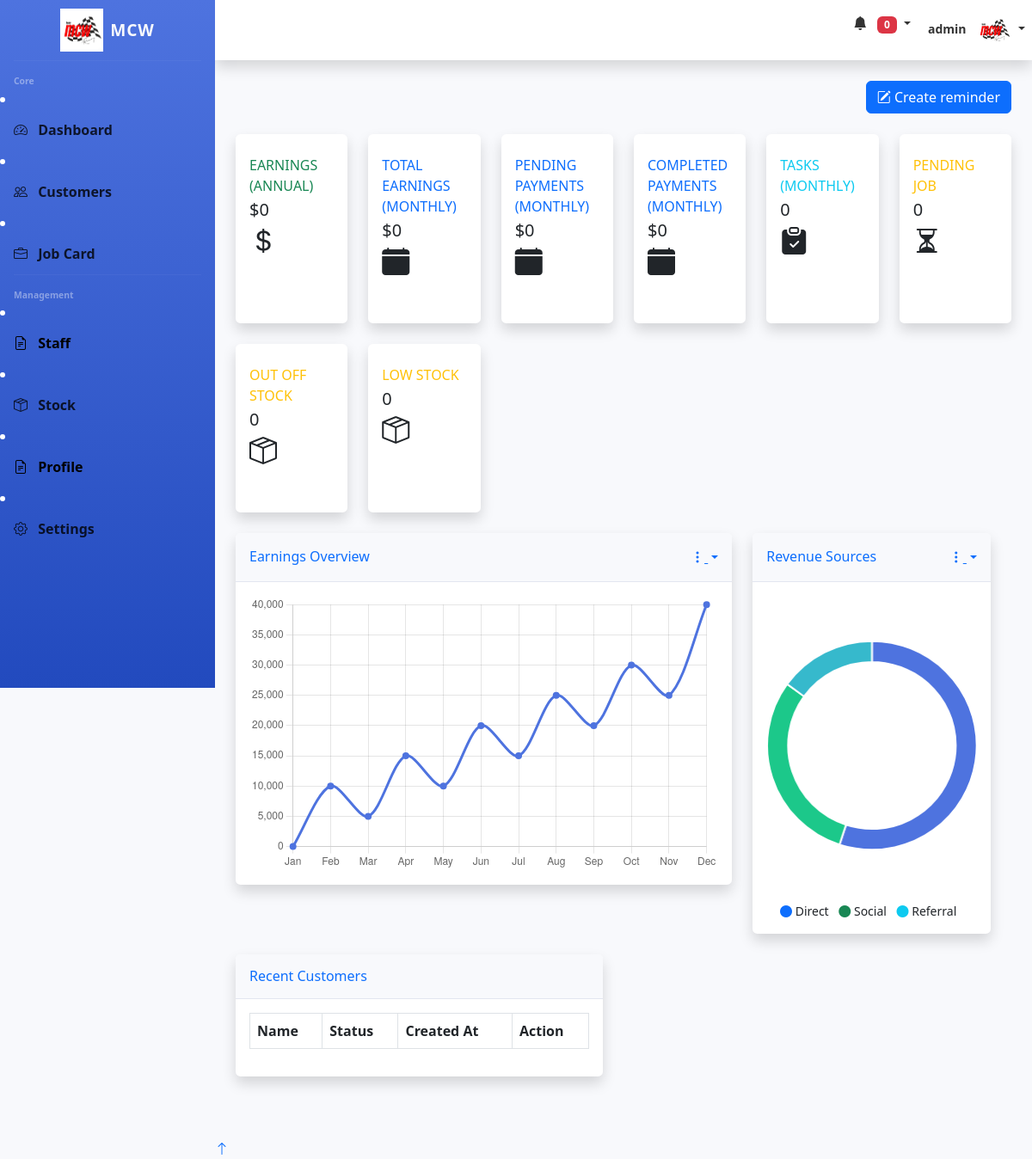
The app's page /OwnerHome (signed in), older data.
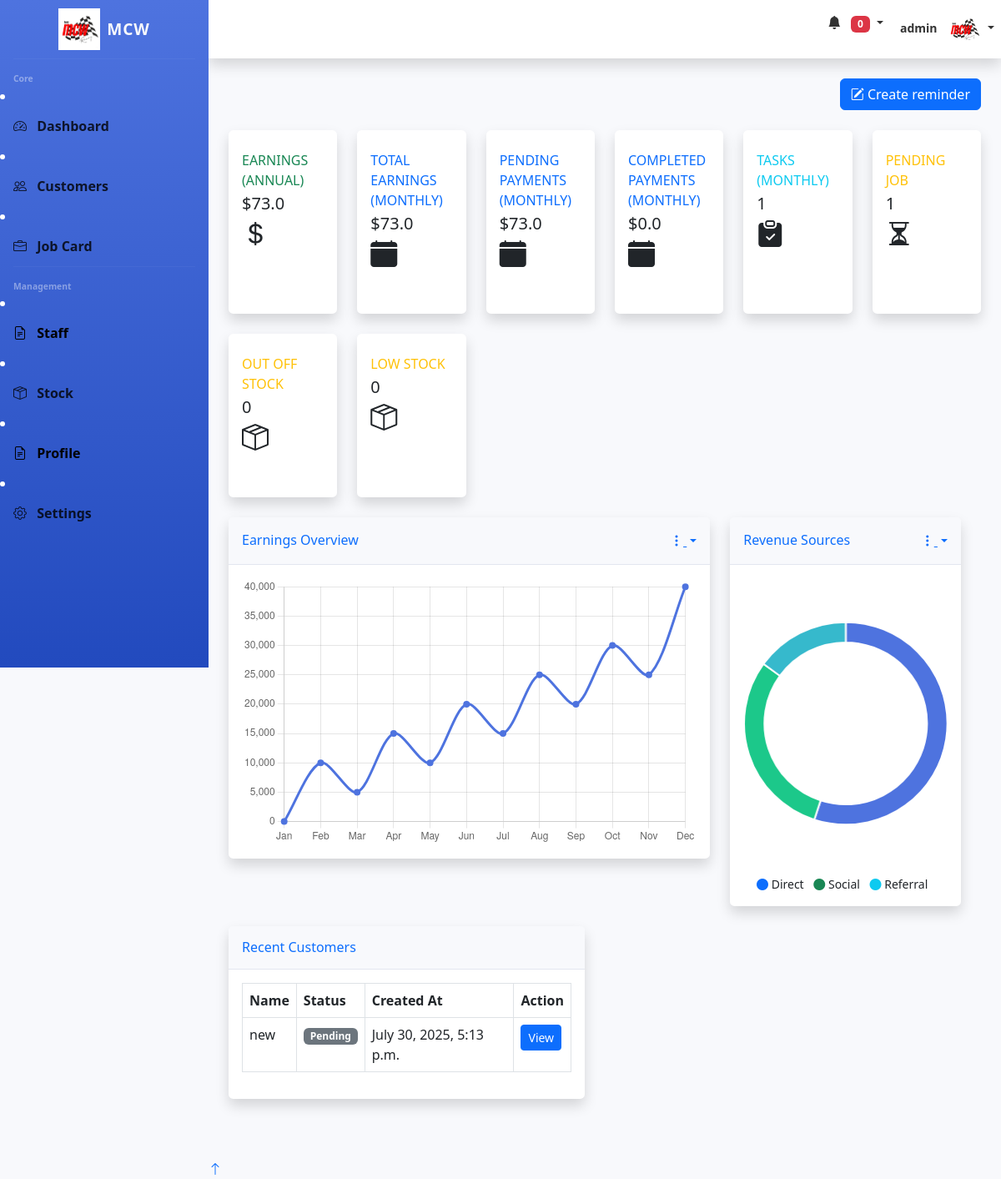
The same page, newer data.
### Supervisor/models.py (models this page shows, shortened)
class JobCardDB(models.Model):
    JOB_TYPE_CHOICES = [
        ('Service', 'Service'),
        ('Repair', 'Repair'),
        ('Inspection', 'Inspection'),
        ('Custom', 'Custom Work'),
    ]
    STATUS_CHOICES = [
        ('Pending', 'Pending'),
        ('In Progress', 'In Progress'),
        ('Completed', 'Completed'),
        ('On Hold', 'On Hold'),
    ]
    PAYMENT_CHOICES = [
        ('Pending', 'Pending'),
        ('Completed', 'Completed'),
        ('On Hold', 'On Hold'),
    ]
    PaymentMethod_CHOICES = [
        ('UPI', 'UPI'),
        ('Cash', 'Cash'),
        ('Credit/Debit Card', 'Credit/Debit Card'),
        ('Bank Transfe', 'Bank Transfe'),
    ]
    id = models.AutoField(primary_key=True)
    customer = models.ForeignKey(CustomerDB, on_delete=models.CASCADE, blank=True, null=True)
    vehicle = models.ForeignKey(VehicleDB, on_delete=models.CASCADE, blank=True, null=True)
    job_type = models.CharField(max_length=20, choices=JOB_TYPE_CHOICES, blank=True, null=True)
    received_date = models.DateField( blank=True, null=True)
    delivery_date = models.DateField( blank=True, null=True)
    assigned_staff = models.ForeignKey(UsesDB, on_delete=models.CASCADE)
    work_description = models.TextField(blank=True, null=True)
    status = models.CharField(max_length=20, choices=STATUS_CHOICES, default='Pending', blank=True, null=True)
    labor_hours = models.DecimalField(max_digits=5, decimal_places=2, default=1, blank=True, null=True)
    hourly_rate = models.DecimalField(max_digits=10, decimal_places=2, default=50.00, blank=True, null=True)
    discount = models.DecimalField(max_digits=5, decimal_places=2, default=0.00, blank=True, null=True)
    TotalPayent = models.DecimalField(max_digits=10, decimal_places=2, default=00.00, blank=True, null=True)
    paydPayent = models.DecimalField(max_digits=10, decimal_places=2, default=00.00, blank=True, null=True)
    created_at = models.DateTimeField(auto_now_add=True)
    editeed_details = models.TextField(blank=True, null=True)
    paymentStatus= models.CharField(max_length=20, choices=PAYMENT_CHOICES, default='Pending', blank=True, null=True)
    PaymentMethod=models.CharField(max_length=20, choices=PaymentMethod_CHOICES, default='UPI', blank=True, null=True)
    PaymentNotes= models.TextField(blank=True, null=True)
    Paymentdonebynote= models.TextField(blank=True, null=True)

class CustomerDB(models.Model):
    createdby = models.ForeignKey(UsesDB, on_delete=models.CASCADE, blank=True, null=True)
    id = models.AutoField(primary_key=True)
    name = models.CharField(max_length=100, blank=True, null=True)
    phone = models.CharField(max_length=20, blank=True, null=True)
    email = models.EmailField(blank=True, null=True)
    address = models.TextField(blank=True, null=True)
    created_at = models.DateTimeField(auto_now_add=True)
    customernotes = models.TextField(blank=True,  null=True)

### Owner/views.py (the view)
# urls.py: path('OwnerHome', views.Owner_home, name='OwnerHome'),
def Owner_home(request):
    user_id=request.session['user_id']
    user_name=request.session['user_name']
    position=request.session['user_position']
    current_month = timezone.now().month
    current_year = timezone.now().year
    jobs = JobCardDB.objects.filter(
        created_at__month=current_month,
        created_at__year=current_year
    ).order_by('-created_at')
    jobsYear = JobCardDB.objects.filter(
        created_at__year=current_year
    ).order_by('-created_at')
    Total_Earnings=0
    Pending_Payments=0
    Completed_Payments=0
    Tasks =len(jobs)
    Pending_jon=0
    for i in jobs:
        Total_Earnings+=float(i.TotalPayent)
        Completed_Payments+=float(i.paydPayent)
        Pending_Payments+=float(i.TotalPayent)-float(i.paydPayent)
        if i.status=="Pending":
            Pending_jon+=1
    Earnings_Annual=0
    for i in jobsYear:
        Earnings_Annual+=float(i.TotalPayent)
    outoffstock=len(StockDB.objects.filter(Status="Out of Stock"))
    lowstock=len(StockDB.objects.filter(Status="Low Stock"))
    start_date = timezone.now() - timedelta(days=1)
    last_customers = JobCardDB.objects.annotate(
        last_job_date=Max('created_at')
    ).order_by('-created_at')[:5]  # Latest 8
    users=UsesDB.objects.all()
    userobj=UsesDB.objects.get(id=user_id)
    remindersobj=remindersDB.objects.filter(assignedto=userobj)
    reminders=[]
    today = date.today()  # Returns datetime.date(2025, 7, 29)
    formatted_date = today.strftime("%Y-%m-%d")  # "2025-07-29"
    for i in remindersobj:
        if i.remindDate !=None:
            if str(i.remindDate)==str(formatted_date):
                reminders.append(i)
    reminderslen=len(reminders)
    print(reminders)
    data={"user":user_name,"Total_Earnings":Total_Earnings,"Pending_Payments":Pending_Payments,"Completed_Payments":Completed_Payments,
          "Tasks":Tasks,"Earnings_Annual":Earnings_Annual,"Pending_jon":Pending_jon,"outoffstock":outoffstock,"lowstock":lowstock,
          "last_customers":last_customers,"users":users,"reminderslen":reminderslen,"reminders":reminders}
    return render(request,"OwnerHome.html",data)

### Owner/templates/OwnerHome.html (shortened to what the changed rows need)
{% load static %}
<!DOCTYPE html>
<html lang="en">
<head>
    <link href="https://cdn.jsdelivr.net/npm/bootstrap@5.3.0/dist/css/bootstrap.min.css" rel="stylesheet">
    <link rel="stylesheet" href="https://cdn.jsdelivr.net/npm/bootstrap-icons@1.10.0/font/bootstrap-icons.css">
</head>
<body id="page-top">
    <div id="content">
        <div class="container-fluid p-4">
            <div class="row">
                <div class="col-xl-2 col-md-6 mb-4">
                    <div class="card border-left-success shadow h-100 py-2">
                        <div class="card-body">
                            <div class="row no-gutters align-items-center">
                                <div class="col me-2">
                                    <div class="text-xs font-weight-bold text-success text-uppercase mb-1">
                                        Earnings (Annual)</div>
                                    <div class="h5 mb-0 font-weight-bold text-gray-800">${{Earnings_Annual}}</div>
                                </div>
                            </div>
                        </div>
                    </div>
                </div>
                <div class="col-xl-2 col-md-6 mb-4">
                    <div class="card border-left-primary shadow h-100 py-2">
                        <div class="card-body">
                            <div class="row no-gutters align-items-center">
                                <div class="col me-2">
                                    <div class="text-xs font-weight-bold text-primary text-uppercase mb-1">
                                        Total Earnings (Monthly)</div>
                                    <div class="h5 mb-0 font-weight-bold text-gray-800">${{Total_Earnings}}</div>
                                </div>
                            </div>
                        </div>
                    </div>
                </div>
                <div class="col-xl-2 col-md-6 mb-4">
                    <div class="card border-left-primary shadow h-100 py-2">
                        <div class="card-body">
                            <div class="row no-gutters align-items-center">
                                <div class="col me-2">
                                    <div class="text-xs font-weight-bold text-primary text-uppercase mb-1">
                                        Pending Payments (Monthly)</div>
                                    <div class="h5 mb-0 font-weight-bold text-gray-800">${{Pending_Payments}}</div>
                                </div>
                            </div>
                        </div>
                    </div>
                </div>
                <div class="col-xl-2 col-md-6 mb-4">
                    <div class="card border-left-primary shadow h-100 py-2">
                        <div class="card-body">
                            <div class="row no-gutters align-items-center">
                                <div class="col me-2">
                                    <div class="text-xs font-weight-bold text-primary text-uppercase mb-1">
                                        Completed Payments (Monthly)</div>
                                    <div class="h5 mb-0 font-weight-bold text-gray-800">${{Completed_Payments}}</div>
                                </div>
                            </div>
                        </div>
                    </div>
                </div>
                <div class="col-xl-2 col-md-6 mb-4">
                    <div class="card border-left-info shadow h-100 py-2">
                        <div class="card-body">
                            <div class="row no-gutters align-items-center">
                                <div class="col me-2">
                                    <div class="text-xs font-weight-bold text-info text-uppercase mb-1">Tasks (Monthly)
                                    </div>
                                    <div class="h5 mb-0 mr-3 font-weight-bold text-gray-800">{{Tasks}}</div>
                                </div>
                            </div>
                        </div>
                    </div>
                </div>
                <div class="col-xl-2 col-md-6 mb-4">
                    <div class="card border-left-warning shadow h-100 py-2">
                        <div class="card-body">
                            <div class="row no-gutters align-items-center">
                                <div class="col me-2">
                                    <div class="text-xs font-weight-bold text-warning text-uppercase mb-1">
                                        Pending Job</div>
                                    <div class="h5 mb-0 font-weight-bold text-gray-800">{{Pending_jon}}</div>
                                </div>
                            </div>
                        </div>
                    </div>
                </div>
                <div class="row">
                    <div class="col-lg-6 mb-4">
                        <div class="card shadow mb-4">
                            <div class="card-body">
                                <div class="table-responsive">
                                    <table class="table table-bordered" width="100%" cellspacing="0">
                                        <thead>
                                            <tr>
                                                <th>Name</th>
                                                <th>Status</th>
                                                <th>Created At</th>
                                                <th>Action</th>
                                            </tr>
                                        </thead>
                                        <tbody>
                                            {% for i in last_customers %}
                                            <tr>
                                                <td>{{i.customer.name}}</td>
                                                <td>
                                                    {% if i.status == 'Completed' %}
                                                    <span class="badge bg-success">Completed</span>
                                                    {% elif i.status == 'In Progress' %}
                                                    <span class="badge bg-warning text-dark">In Progress</span>
                                                    {% elif i.status == 'Pending' %}
                                                    <span class="badge bg-secondary">Pending</span>
                                                    {% elif i.status == 'On Hold' %}
                                                    <span class="badge bg-danger">On Hold</span>
                                                    {% elif i.status == 'Approved' %}
                                                    <span class="badge bg-info">Approved</span>
                                                    {% else %}
                                                    <span class="badge bg-light text-dark">{{i.status}}</span>
                                                    {% endif %}
                                                </td>
                                                <td>{{i.created_at}}</td>
                                                <td>
                                                    <a href="/view_single_job/{{i.id}}"
                                                        class="btn btn-sm btn-primary">View</a>
                                                </td>
                                            </tr>
                                            {% endfor %}
                                        </tbody>
                                    </table>
                                </div>
                            </div>
                        </div>
                    </div>
                </div>
            </div>
        </div>
</body>
</html>

Row changes from the older to the newer data that the page shows:
added JobCardDB: customer.name "new", status "Pending", created_at "July 30, 2025, 5:13 p.m."
Text that changed along with them:
{{ Earnings_Annual }}: "0" → "73.0"
{{ Total_Earnings }}: "0" → "73.0"
{{ Pending_Payments }}: "0" → "73.0"
{{ Completed_Payments }}: "0" → "0.0"
{{ Tasks }}: "0" → "1"
{{ Pending_jon }}: "0" → "1"
